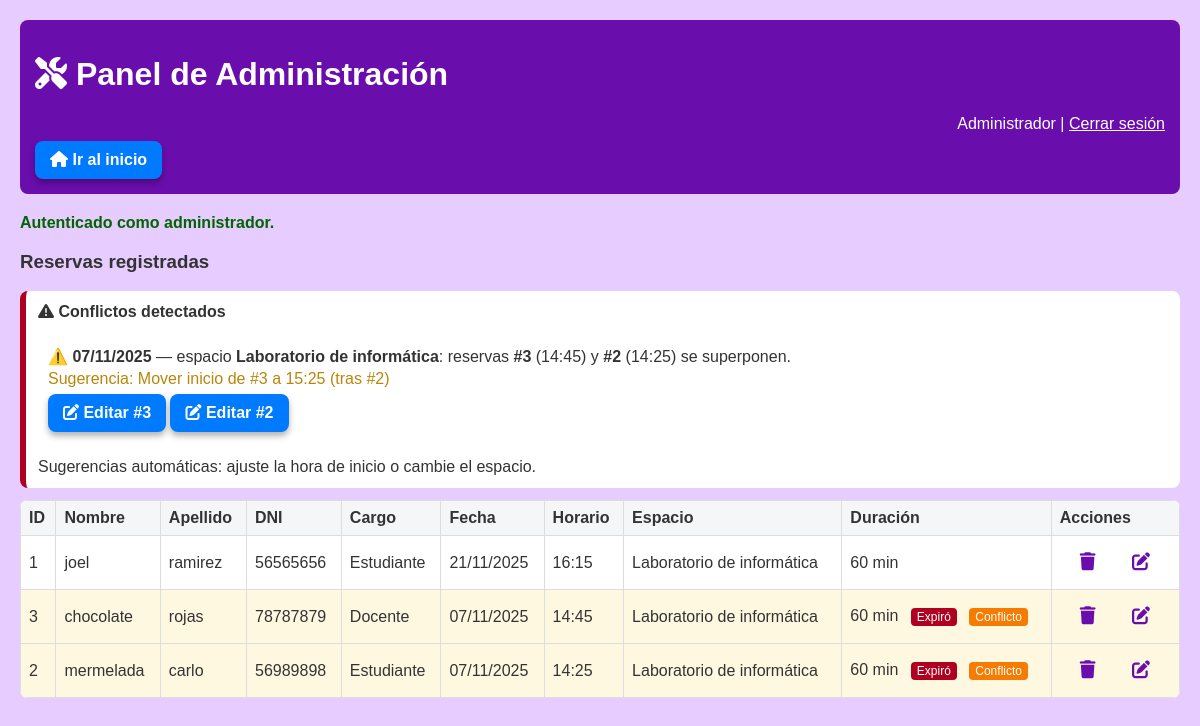
/admin_panel.php (signed in), run on an earlier commit of the app's database.
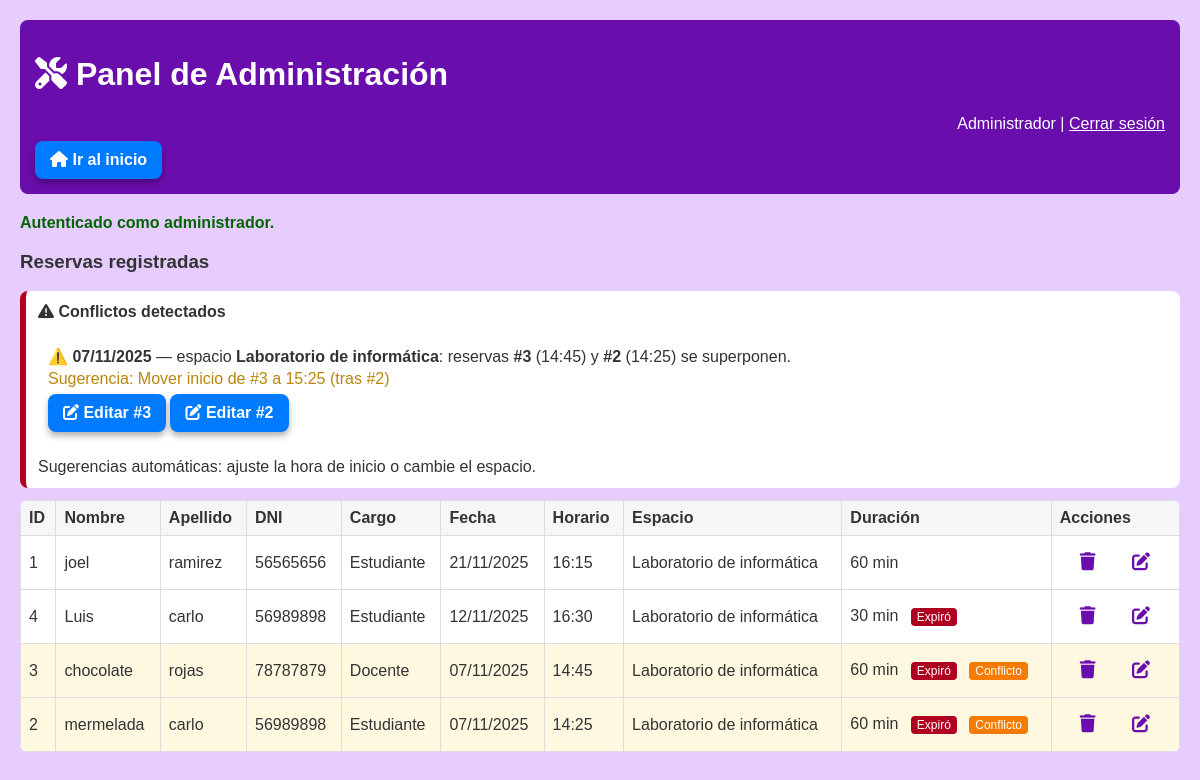
And on a later commit of the database.
### tables this page shows
CREATE TABLE reservas (
    id INTEGER PRIMARY KEY AUTOINCREMENT,
    nombre TEXT,
    apellido TEXT,
    dni TEXT,
    cargo TEXT,
    fecha TEXT,
    horario TEXT,
    espacio TEXT
, duracion INTEGER NOT NULL DEFAULT 60);

### funciones.php (called while the page is built, shortened)
<?php
require_once __DIR__ . '/db.php';
function listarReservas(): array {
    global $db;
    $stmt = $db->query("SELECT * FROM reservas ORDER BY id DESC");
    return $stmt->fetchAll(PDO::FETCH_ASSOC);
}

### admin_panel.php (the view, shortened to what this page needs)
<?php
require_once __DIR__ . '/funciones.php';
try {
    $reservas = listarReservas();
    $pendientes = [];
    $expiradas = [];
    foreach ($reservas as $rr) {
        $durTmp = isset($rr['duracion']) ? (int)$rr['duracion'] : 60;
        $inicioTmp = strtotime($rr['fecha'] . ' ' . $rr['horario']);
        $finTmp = $inicioTmp + ($durTmp * 60);
        if (time() > $finTmp) {
            $expiradas[] = $rr;
        } else {
            $pendientes[] = $rr;
        }
    }
    $reservasOrdenadas = array_merge($pendientes, $expiradas);
} catch (Exception $e) {
    $reservas = [];
    $error_db = 'Error al cargar reservas: ' . htmlspecialchars($e->getMessage());
}
?>
<!DOCTYPE html>
<html lang="es">
<head>
    <link rel="stylesheet" href="estilo.css?v=2">
    <link rel="stylesheet" href="https://cdnjs.cloudflare.com/ajax/libs/font-awesome/6.4.0/css/all.min.css">
</head>
<body>
<header>
    <h1><i class="fas fa-tools"></i> Panel de Administración</h1>
    <div style="text-align:right;">
        Administrador | <a href="logout.php" style="color:white;">Cerrar sesión</a>
    </div>
    <div style="margin-top:8px;">
        <a class="manual-btn" href="index.php"><i class="fas fa-home"></i> Ir al inicio</a>
    </div>
 </header>
<?php if (isset($_SESSION['ok'])): ?>
    <div class="msg-ok"><?= htmlspecialchars($_SESSION['ok']) ?></div>
<?php endif; ?>
<h3>Reservas registradas</h3>
<section id="panel-conflictos" class="conflict-panel" hidden>
    <h4><i class="fas fa-exclamation-triangle"></i> Conflictos detectados</h4>
    <ul id="lista-conflictos"></ul>
    <div class="conflict-help">Sugerencias automáticas: ajuste la hora de inicio o cambie el espacio.</div>
 </section>
<table id="tabla-reservas" class="tabla-reservas">
    <thead>
        <tr>
            <th>ID</th>
            <th>Nombre</th>
            <th>Apellido</th>
            <th>DNI</th>
            <th>Cargo</th>
            <th>Fecha</th>
            <th>Horario</th>
            <th>Espacio</th>
            <th>Duración</th>
            <th>Acciones</th>
        </tr>
    </thead>
    <tbody>
    <?php if (empty($reservasOrdenadas ?? $reservas)): ?>
        <tr><td colspan="10" style="text-align:center;">No hay reservas cargadas.</td></tr>
    <?php else: ?>
        <?php foreach (($reservasOrdenadas ?? $reservas) as $r): ?>
            <tr>
                <td><?= (int)$r['id'] ?></td>
                <td><?= htmlspecialchars($r['nombre']) ?></td>
                <td><?= htmlspecialchars($r['apellido']) ?></td>
                <td><?= htmlspecialchars($r['dni']) ?></td>
                <td><?= htmlspecialchars($r['cargo']) ?></td>
                <td><?= htmlspecialchars(date('d/m/Y', strtotime($r['fecha']))) ?></td>
                <td><?= htmlspecialchars($r['horario']) ?></td>
                <td><?= htmlspecialchars($r['espacio']) ?></td>
                <?php
                    $dur = isset($r['duracion']) ? (int)$r['duracion'] : 60;
                    $inicioTs = strtotime($r['fecha'] . ' ' . $r['horario']);
                    $finTs = $inicioTs + ($dur * 60);
                    $expirada = (time() > $finTs);
                ?>
                <td>
                    <?= (int)$dur ?> min
                    <?php if ($expirada): ?>
                        <span class="badge-expirado">Expiró</span>
                    <?php endif; ?>
                </td>
                <td>
                    <form method="post" action="admin.php" style="display:inline;">
                        <button type="submit" class="icon-btn" title="Eliminar" onclick="return confirm('¿Eliminar la reserva #<?= (int)$r['id'] ?>?')"><i class="fas fa-trash"></i></button>
                    </form>
                    <form method="get" action="editar.php" style="display:inline;">
                        <button type="submit" class="icon-btn" title="Editar"><i class="fas fa-edit"></i></button>
                    </form>
                </td>
            </tr>
        <?php endforeach; ?>
    <?php endif; ?>
    </tbody>
</table>
</body>
</body>
</html>

### estilo.css (style rules this page uses)
body { font-family: Arial, sans-serif; margin: 20px; background-color: #e6ccff; color: #333; }
header { background: #6a0dad; color: white; padding: 15px; border-radius: 8px; margin-bottom: 20px; }
.msg-ok { color: #006400; font-weight: bold; margin: 10px 0; }
.manual-btn { background: #007BFF; color: white; font-weight: bold; padding: 10px 15px; border-radius: 8px; text-decoration: none; display: inline-block; box-shadow: 0 4px 6px rgba(0,0,0,0.3); transition: transform 0.2s, box-shadow 0.2s, background 0.3s; }
button { background: #6a0dad; color: white; border: none; padding: 8px 12px; border-radius: 6px; cursor: pointer; transition: background 0.3s, transform 0.2s; }
ul { list-style: none; padding: 0; }
.badge-expirado { display: inline-block; margin-left: 8px; padding: 2px 6px; background: #b00020; color: #fff; border-radius: 4px; font-size: 12px; }
.icon-btn { background: none; border: none; cursor: pointer; margin-left: 8px; font-size: 18px; color: #6a0dad; transition: color 0.3s, transform 0.2s; }
.tabla-reservas { width: 100%; border-collapse: collapse; margin-top: 12px; background: #fff; border-radius: 8px; overflow: hidden; }
.tabla-reservas th, .tabla-reservas td { border: 1px solid #ddd; padding: 8px; text-align: left; }
.tabla-reservas thead th { background-color: #f4f6f8; }
.conflict-panel { background: #fff; border-left: 6px solid #b00020; padding: 12px; border-radius: 8px; margin: 12px 0; }
.conflict-panel h4 { margin: 0 0 8px 0; }
.row-conflict td { background: #fff8e1; }

What changed in the data, as far as the page shows it:
added reservas: id "4", nombre "Luis", apellido "carlo", dni "56989898", cargo "Estudiante", fecha "12/11/2025", horario "16:30", espacio "Laboratorio de informática", duracion "30", shows "Expiró"
